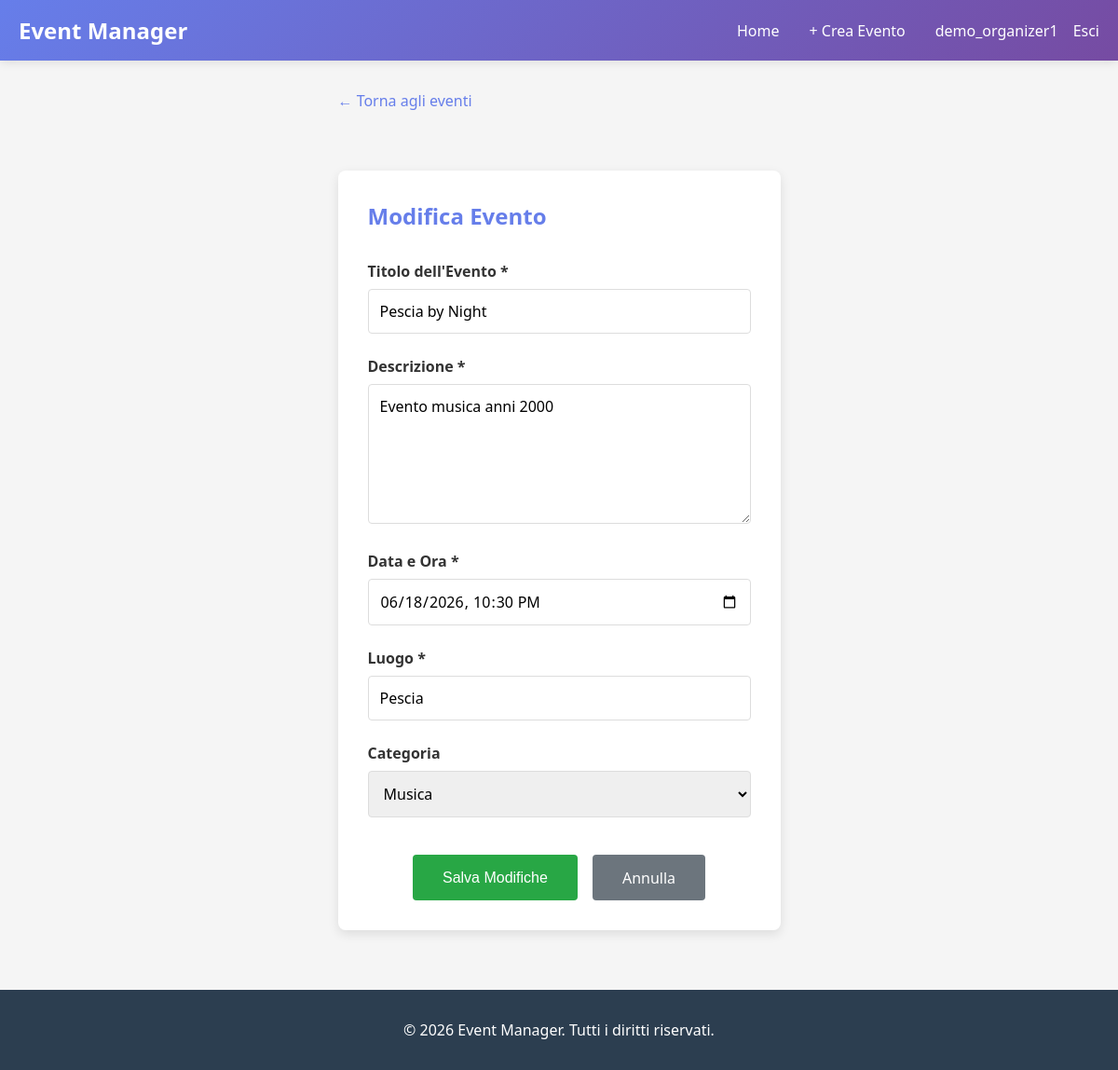
/events/1/edit/ (signed in), run on an earlier commit of the app's database.
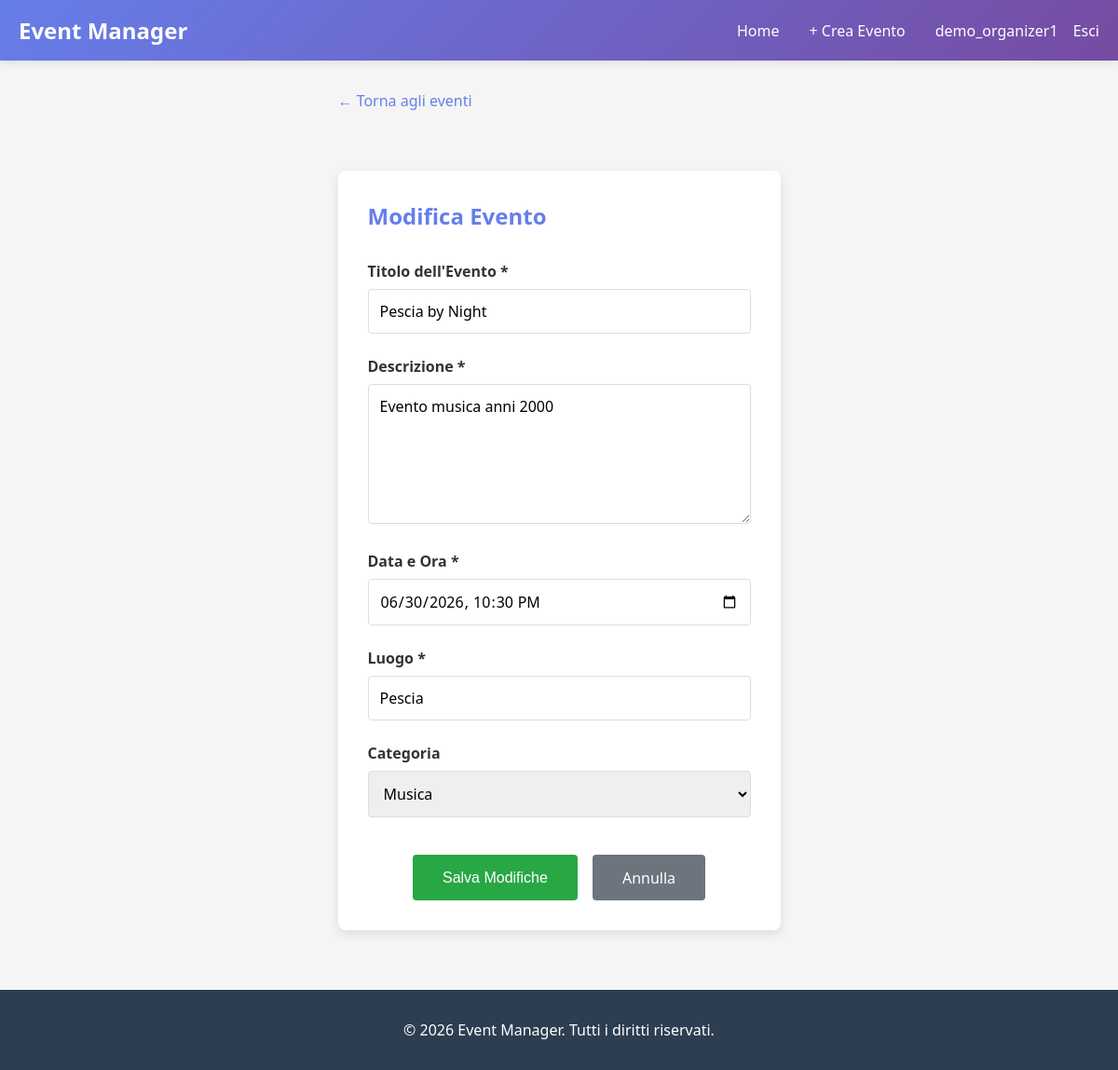
And on a later commit of the database.
### events/models.py (models this page shows, shortened)
class Event(models.Model):
    title = models.CharField(max_length=200)
    description = models.TextField()
    date = models.DateTimeField()
    location = models.CharField(max_length=200)
    category = models.ForeignKey(
        Category,
        on_delete=models.SET_NULL,
        null=True,
        blank=True,
        related_name='events'
    )
    organizer = models.ForeignKey(
        settings.AUTH_USER_MODEL,
        on_delete=models.CASCADE,
        related_name='organized_events'
    )
    created_at = models.DateTimeField(auto_now_add=True)
    class Meta:
        ordering = ['date']

### events/views.py (the view, shortened to what this page needs)
# urls.py: path('events/<int:pk>/edit/', events_views.EventUpdateView.as_view(), name='event_edit'),
class EventUpdateView(LoginRequiredMixin, EventOwnerRequiredMixin, UpdateView):
    model = Event
    form_class = EventForm
    template_name = 'event_form.html'

### events/forms.py
class EventForm(forms.ModelForm):
    class Meta:
        model = Event
        fields = ['title', 'description', 'date', 'location', 'category']
        widgets = {
            'title': forms.TextInput(attrs={'placeholder': "Titolo dell'evento"}),
            'description': forms.Textarea(attrs={'placeholder': "Descrizione dell'evento...", 'rows': 4}),
            'date': forms.DateTimeInput(attrs={'type': 'datetime-local'}),
            'location': forms.TextInput(attrs={'placeholder': "Luogo dell'evento"}),
            'category': forms.Select(),
        }
        labels = {
            'title': "Titolo dell'Evento",
            'description': 'Descrizione',
            'date': 'Data e Ora',
            'location': 'Luogo',
            'category': 'Categoria',
        }

### events/models.py (called while the page is built)
    def __str__(self):
        return self.name

### events/views.py (called while the page is built)
    def test_func(self):
        event = self.get_object()
        return self.request.user == event.organizer

### templates/event_form.html (shortened to what this page needs)
{% extends "base.html" %}
{% block content %}
<a href="{% url 'event_list' %}" class="back-link">← Torna agli eventi</a>
<div class="form-container">
    {% if form.instance.id %}
        <h2>Modifica Evento</h2>
    {% else %}
        <h2>Crea Nuovo Evento</h2>
    {% endif %}
    <form method="POST">
        {% for field in form %}
            <div class="form-group">
                <label for="{{ field.id_for_label }}">{{ field.label }} {% if field.field.required %}*{% endif %}</label>
                {{ field }}
            </div>
        {% endfor %}
        <div class="form-actions">
            <button type="submit" class="btn btn-success">
                {% if form.instance.id %}
                    Salva Modifiche
                {% else %}
                    Crea Evento
                {% endif %}
            </button>
            <a href="{% url 'event_list' %}" class="btn-cancel btn">Annulla</a>
        </div>
    </form>
</div>
{% endblock %}

What changed in the data, as far as the page shows it:
changed Event "Pescia by Night": date "06/18/2026 22:30" → "06/30/2026 22:30"
